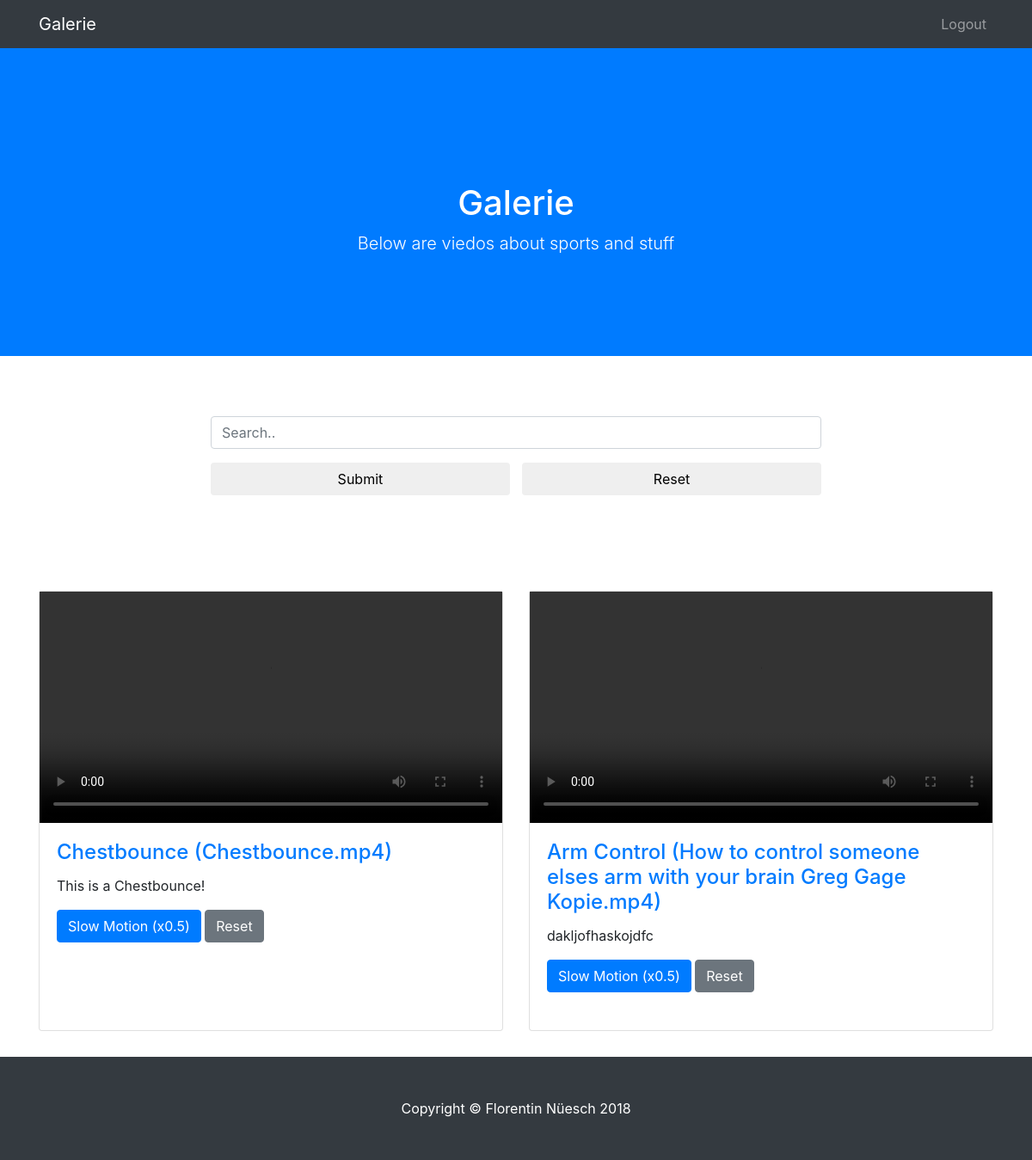
Page /galerie.php on the committed database.
### tables this page shows
CREATE TABLE TVideos (VidNummer INTEGER PRIMARY KEY AUTOINCREMENT, VidName String, VidSchlagwort String, VidBeschreibung String);

### galerie.php (the view, shortened to what this page needs)
<!DOCTYPE html>
<html lang="en">
  <head>
    <link href="vendor/bootstrap/css/bootstrap.min.css" rel="stylesheet">
    <link href="css/scrolling-nav.css" rel="stylesheet">
  </head>
  <body id="page-top">
    <nav class="navbar navbar-expand-lg navbar-dark bg-dark fixed-top" id="mainNav">
      <div class="container">
        <a class="navbar-brand js-scroll-trigger" href="#page-top">Galerie</a>
        <div class="collapse navbar-collapse" id="navbarResponsive">
          <ul class="navbar-nav ml-auto">
            <li class="nav-item">
              <a class="nav-link js-scroll-trigger" href="index.php">Logout</a>
            </li>
          </ul>
        </div>
      </div>
    </nav>
    <header class="bg-primary text-white">
      <div class="container text-center">
        <h1>Galerie</h1>
        <p class="lead">Below are viedos about sports and stuff</p>
      </div>
    </header>
    <div class="container">
        <div style="text-align: center; font-size: 1.5em; color: #007bff; padding-top: 2%">
            <?php
            include 'config.php';
            ?>
        </div>
        <br><br>
        <div class="col-lg-8 mx-auto">
            <form method="post" action="galerie.php">
                <div class="form-group">
                    <input type="text" class="form-control" id="search" placeholder="Search.." name="search">
                </div>
                <button type="submit" style="width: 49%" class="btn btn-default">Submit</button>
                <button type="submit" style="width: 49%; float: right" name="reset" value="reset" class="btn btn-default">Reset</button>
            </form>
        </div>
        <div class="row">
        <?php
        if(isset($_POST['search'])){
            $res = $db->query("SELECT * FROM TVideos where VidSchlagwort LIKE '%$schlagwort%'");
        }else{
            $res = $db->query("SELECT * FROM TVideos");
        }
        while ($dsatz = $res->fetchArray(SQLITE3_ASSOC)) {
            $file = $dsatz["VidName"];
            $beschreibung = $dsatz["VidBeschreibung"];
            $schlagwort = $dsatz["VidSchlagwort"];
            $pfad = "videos/".$file;
        ?>
            <div class="col-lg-6 portfolio-item">
                <div class="card h-100">
                    <video id="<?=$schlagwort;?>" width="100%" height="auto" controls>
                        <source src="<?php echo $pfad; ?>" type="video/mp4">
                        <source src="<?php echo $pfad; ?>" type="video/ogg">
                    </video>
                    <div class="card-body">
                        <h4 class="card-title">
                            <a href="#"><?php echo $schlagwort." (".$file.")"?></a>
                        </h4>
                        <p class="card-text"><?php echo $beschreibung?></p>
                        <button onclick="setPlaySpeed('<?=$schlagwort;?>')" type="button" class="btn btn-primary">Slow Motion (x0.5)</button>
                        <button onclick="resetPlaySpeed('<?=$schlagwort;?>')" type="button" class="btn btn-secondary">Reset</button><br><br>
                    </div>
                </div>
            </div>
            <?php } ?>
        </div>
    </div>
    <footer class="py-5 bg-dark">
      <div class="container">
        <p class="m-0 text-center text-white">Copyright &copy; Florentin Nüesch 2018</p>
      </div>
    </footer>
  </body>
</html>

### css/scrolling-nav.css (style rules this page uses)
header { padding: 154px 0 100px; }
@media (min-width: 992px) { header { padding: 156px 0 100px; } }
footer { background-color: #343a40; padding-top: 1.5%; padding-bottom: 0.8%; text-align: center; color: white; }
@media (min-width: 992px) { body { padding-top: 56px; } }
.portfolio-item { margin-bottom: 30px; }
.row { padding-top: 10%; }

### rows in the picture
tvideos: VidSchlagwort "Chestbounce", VidName "Chestbounce.mp4", VidBeschreibung "This is a Chestbounce!"
tvideos: VidSchlagwort "Arm Control", VidName "How to control someone elses arm with your brain Greg Gage Kopie.mp4", VidBeschreibung "dakljofhaskojdfc"
